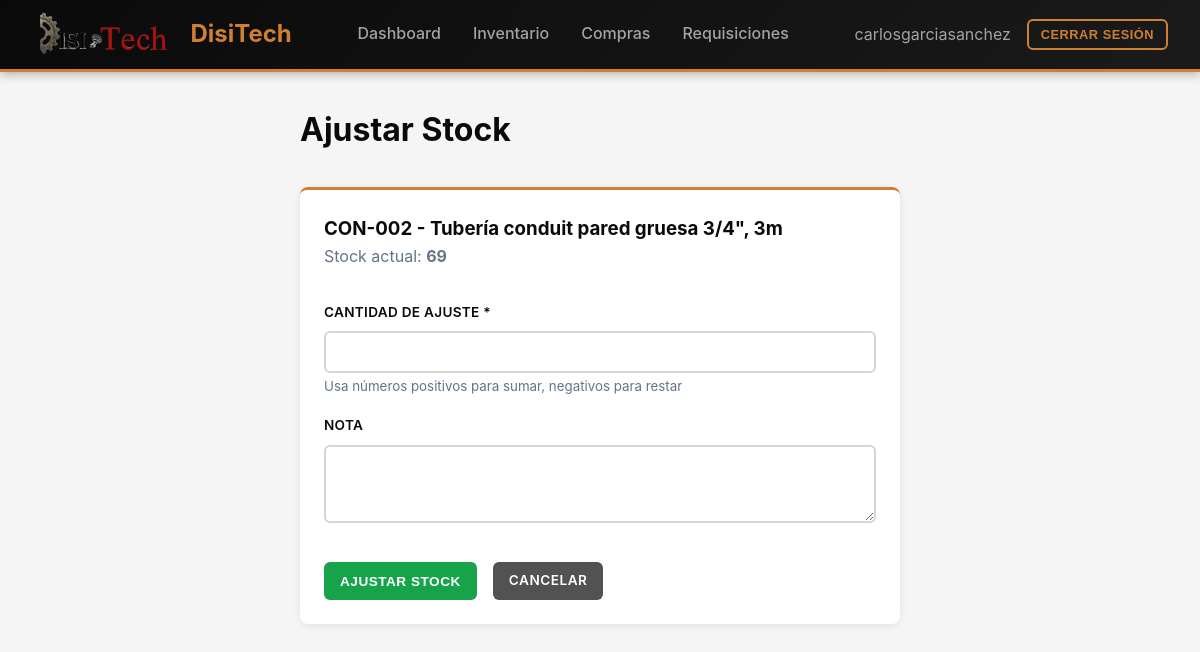
Page /inventario/6/ajustar/ (signed in) on the committed database.
### inventory/models/inventory.py (models this page shows, shortened)
class InventoryItem(models.Model):
    sku = models.CharField(max_length=60, unique=True)
    slug = models.SlugField(max_length=80, unique=True)
    category = models.ForeignKey(Category, on_delete=models.PROTECT, related_name="items")
    description = models.CharField(max_length=250)
    stock = models.PositiveIntegerField()
    min_stock = models.PositiveIntegerField()
    max_stock = models.PositiveIntegerField()
    active = models.BooleanField(default=True)
    class Meta:
        indexes = [
            models.Index(fields=["category", "active"]),
            models.Index(fields=["slug"]),
        ]

### inventory/views.py (the view, shortened to what this page needs)
# urls.py: path("inventario/<int:pk>/ajustar/", views.inventory_adjust, name="inventory_adjust"),
@login_required
@permission_required('inventory.change_inventoryitem', raise_exception=True)
def inventory_adjust(request, pk):
    item = get_object_or_404(InventoryItem, pk=pk)
    context = {'item': item}
    return render(request, 'inventory/adjust.html', context)

### inventory/context_processors.py (called while the page is built)
def logo_context(request):
    logo_path = os.path.join(settings.MEDIA_ROOT, 'logo.png')
    if os.path.exists(logo_path):
        logo_url = settings.MEDIA_URL + 'logo.png'
    else:
        logo_url = None
    return {'logo_url': logo_url}

### templates/inventory/adjust.html (shortened to what this page needs)
{% extends 'base.html' %}
{% block content %}
<div style="max-width: 600px; margin: 0 auto;">
    <h1 style="margin-bottom: 2rem;">Ajustar Stock</h1>
    <div class="card">
        <h3>{{ item.sku }} - {{ item.description }}</h3>
        <p style="color: #64748b; margin-bottom: 2rem;">Stock actual: <strong>{{ item.stock }}</strong></p>
        <form method="post">
            <div class="form-group">
                <label for="qty" class="form-label">Cantidad de Ajuste *</label>
                <input type="number" id="qty" name="qty" class="form-control" required>
                <small style="color: #64748b;">Usa números positivos para sumar, negativos para restar</small>
            </div>
            <div class="form-group">
                <label for="note" class="form-label">Nota</label>
                <textarea id="note" name="note" class="form-control" rows="3"></textarea>
            </div>
            <div style="display: flex; gap: 1rem; margin-top: 2rem;">
                <button type="submit" class="btn btn-success">Ajustar Stock</button>
                <a href="{% url 'inventory_list' %}" class="btn btn-secondary">Cancelar</a>
            </div>
        </form>
    </div>
</div>
{% endblock %}

### templates/base.html (shortened to what this page needs)
{% load static %}
<!DOCTYPE html>
<html lang="es">
<head>
</head>
<body>
    {% if user.is_authenticated %}
    <nav class="navbar">
        <a href="{% url 'dashboard' %}" class="navbar-brand">
            {% if logo_url %}
            <img src="{{ logo_url }}" alt="Logo">
            {% endif %}
            <span>DisiTech</span>
        </a>
        <div class="navbar-menu">
            <a href="{% url 'dashboard' %}">Dashboard</a>
            {% if perms.inventory.view_inventoryitem %}
            <a href="{% url 'inventory_list' %}">Inventario</a>
            {% endif %}
            {% if perms.inventory.view_purchase %}
            <a href="{% url 'purchase_list' %}">Compras</a>
            {% endif %}
            {% if perms.inventory.view_requisition %}
            <a href="{% url 'requisition_list' %}">Requisiciones</a>
            {% endif %}
        </div>
        <div class="navbar-user">
            <span>{{ user.username }}</span>
            <form method="post" action="{% url 'logout' %}" style="display: inline;">
                <button type="submit" class="btn btn-sm btn-outline">Cerrar Sesión</button>
            </form>
        </div>
    </nav>
    {% endif %}
    <main class="container">
        {% block content %}{% endblock %}
    </main>
</body>
</html>

### templates/base.html (style rules this page uses)
* { margin: 0; padding: 0; box-sizing: border-box; }
:root { --primary: #b91c1c; --primary-dark: #991b1b; --copper: #cd7f32; --copper-light: #d4a574; --secondary: #525252; --success: #16a34a; --warning: #ca8a04; --danger: #dc2626; --dark: #0a0a0a; --light: #f5f5f5; --border: #d4d4d4; }
body { font-family: -apple-system, BlinkMacSystemFont, 'Segoe UI', Roboto, 'Helvetica Neue', Arial, sans-serif; background: var(--light); color: var(--dark); line-height: 1.6; }
.navbar { background: linear-gradient(135deg, #0a0a0a 0%, #1a1a1a 100%); box-shadow: 0 2px 10px rgba(0,0,0,0.3); padding: 0.75rem 2rem; display: flex; justify-content: space-between; align-items: center; position: sticky; top: 0; z-index: 100; border-bottom: 3px solid var(--copper); }
.navbar-brand { display: flex; align-items: center; gap: 1rem; font-size: 1.5rem; font-weight: 700; color: var(--copper); text-decoration: none; }
.navbar-brand img { height: 45px; width: auto; }
.navbar-menu { display: flex; gap: 2rem; align-items: center; }
.navbar-menu a { color: #a3a3a3; text-decoration: none; font-weight: 500; transition: all 0.2s; padding: 0.5rem 0; border-bottom: 2px solid transparent; }
.navbar-user { display: flex; align-items: center; gap: 1rem; color: #a3a3a3; }
.btn { padding: 0.5rem 1rem; border: none; border-radius: 0.375rem; font-weight: 600; cursor: pointer; transition: all 0.2s; text-decoration: none; display: inline-block; text-transform: uppercase; font-size: 0.85rem; letter-spacing: 0.5px; }
.btn-secondary { background: var(--secondary); color: white; }
.btn-success { background: var(--success); color: white; }
.btn-outline { background: transparent; border: 2px solid var(--copper); color: var(--copper); }
.btn-sm { padding: 0.375rem 0.75rem; font-size: 0.8rem; }
.container { max-width: 1200px; margin: 2rem auto; padding: 0 2rem; }
.card { background: white; border-radius: 0.5rem; box-shadow: 0 2px 8px rgba(0,0,0,0.08); padding: 1.5rem; margin-bottom: 1.5rem; border-top: 3px solid var(--copper); }
.form-group { margin-bottom: 1rem; }
.form-label { display: block; margin-bottom: 0.5rem; font-weight: 600; color: var(--dark); text-transform: uppercase; font-size: 0.85rem; letter-spacing: 0.3px; }
.form-control { width: 100%; padding: 0.625rem; border: 2px solid var(--border); border-radius: 0.375rem; font-size: 1rem; transition: all 0.2s; }

### rows in the picture
InventoryItem: sku "CON-002", description "Tubería conduit pared gruesa 3/4\", 3m", stock "69"

### other values in the picture
{{ user.username }} "carlosgarciasanchez"
